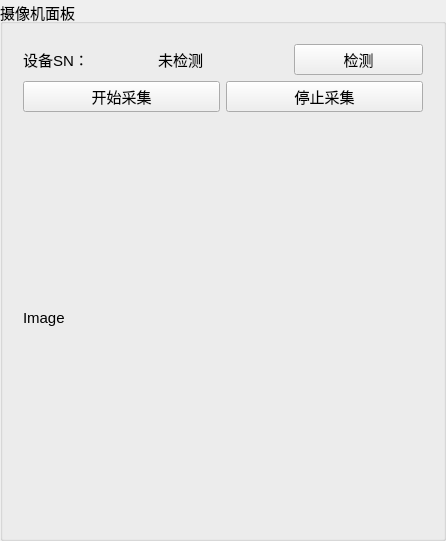
     <widget class="QGroupBox" name="groupBox_4">
      <property name="font">
       <font>
        <pointsize>11</pointsize>
       </font>
      </property>
      <property name="title">
       <string>摄像机面板</string>
      </property>
      <layout class="QGridLayout" name="gridLayout">
       <item row="0" column="0">
        <widget class="CameraPanel" name="cameraPanel" native="true">
         <layout class="QVBoxLayout" name="verticalLayout_5">
          <item>
           <layout class="QHBoxLayout" name="horizontalLayout_9">
            <item>
             <widget class="QLabel" name="label_15">
              <property name="text">
               <string>设备SN：</string>
              </property>
             </widget>
            </item>
            <item>
             <widget class="QLabel" name="label_camSN">
              <property name="text">
               <string>未检测</string>
              </property>
             </widget>
            </item>
            <item>
             <widget class="QPushButton" name="pushButton_detectCam">
              <property name="text">
               <string>检测</string>
              </property>
             </widget>
            </item>
           </layout>
          </item>
          <item>
           <layout class="QHBoxLayout" name="horizontalLayout_10">
            <item>
             <widget class="QPushButton" name="pushButton_startGrab">
              <property name="text">
               <string>开始采集</string>
              </property>
             </widget>
            </item>
            <item>
             <widget class="QPushButton" name="pushButton_stopGrab">
              <property name="text">
               <string>停止采集</string>
              </property>
             </widget>
            </item>
           </layout>
          </item>
          <item>
           <widget class="QLabel" name="label_cameraImage">
            <property name="minimumSize">
             <size>
              <width>400</width>
              <height>400</height>
             </size>
            </property>
            <property name="text">
             <string>Image</string>
            </property>
           </widget>
          </item>
         </layout>
        </widget>
       </item>
      </layout>
     </widget>
